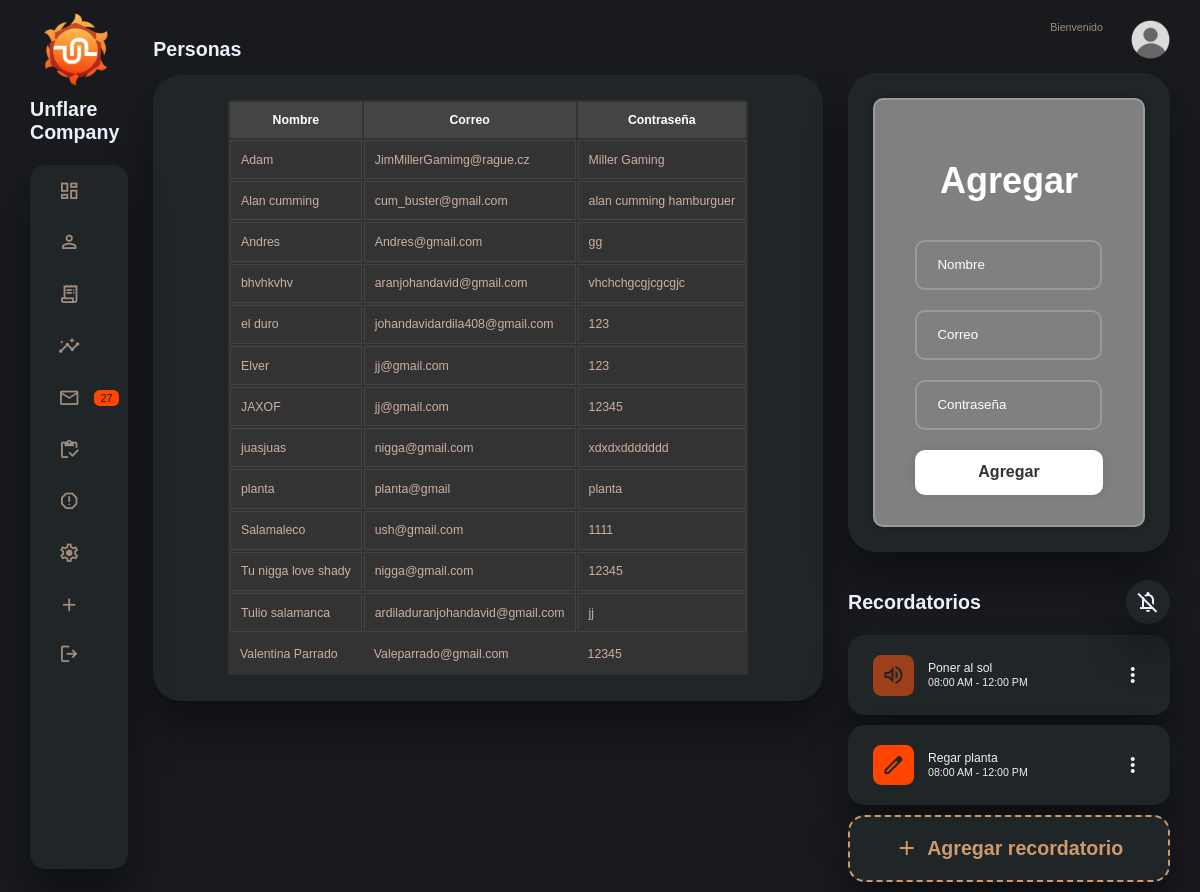
Page /2.php on the committed database.
### tables this page shows
CREATE TABLE `personal2` (
  `id` int(11) NOT NULL,
  `name` varchar(50) NOT NULL,
  `usuario` varchar(50) NOT NULL,
  `password` varchar(50) NOT NULL,
  `date` timestamp NOT NULL DEFAULT current_timestamp()
);

### 2.php (the view, shortened to what this page needs)
<?php
  include("db.php");
 $servidor  = "localhost";
 $usuario = "root";
 $clave = "";
 $basededatos = "unflare";
 $enlace = mysqli_connect($servidor, $usuario, $clave, $basededatos);
 ?>
  <!DOCTYPE html>
 <html lang="en">
 <head>
     <link rel="stylesheet" href="dashboard/styles-dashboard.css">
 </head>
 <body class="dark-mode-variables">
     <div class="container">
         <aside>
             <div class="toggle-dashboard">
                 <div class="logo-dashboard">
                      <img src="img/Unlare-logo.ico">
                      <h2 class="tilt-neon">Unflare Company</h2>
                 </div>
             </div>
              <div class="sidebar">
                 <a href="home.php#">
                     <span class="material-symbols-outlined">
                         </span>
                 </a>
                 <a href="1.php">
                     <span class="material-symbols-outlined">
                         </span>
                 </a>
                 <a href="2.php">
                     <span class="material-symbols-outlined">
                         </span>
                 </a>
                 <a href="3.php">
                     <span class="material-symbols-outlined">
                         </span>
                 </a>
                 <a href="4.php">
                     <span class="material-symbols-outlined">
                         </span>
                         <span class="message-count"> 27</span>
                 </a>
                 <a href="5.php">
                     <span class="material-symbols-outlined">
                         </span>
                 </a>
                 <a href="#">
                     <span class="material-symbols-outlined">
                         </span>
                 </a>
                 <a href="#">
                     <span class="material-symbols-outlined">
                         </span>
                 </a>
                 <a href="index2.php">
                     <span class="material-symbols-outlined">
                         </span>
                 </a>
                 <a href="index.php">
                     <span class="material-symbols-outlined">
                         </span>
                 </a>
              </div>
         </aside>
         <main>
 <div class="new-users">
     <h2>Personas</h2>
     <div class="user-list">
         <div style="max-height: 650px; overflow-y: auto;">
             <table class="dark-mode" style="gap:10px; width: 100%;">
                 <thead>
                     <tr>
                         <th>Nombre</th>
                         <th>Correo</th>
                         <th>Contraseña</th>
                     </tr>
                 </thead>
                 <tbody>
                     <?php
                         $query = "SELECT * FROM personal2";
                         $resultado = mysqli_query($enlace, $query);
                         while ($row = $resultado->fetch_assoc()) {
                           ?>
                             <tr>
                                 <td><?php echo $row['name'];?></td>
                                 <td><?php echo $row['usuario'];?></td>
                                 <td><?php echo $row['password'];?></td>
                             </tr>
                             <?php
                         }
                    ?>
                 </tbody>
             </table>
         </div>
     </div>
 </div>
         </main>
         <div class="right-section">
             <div class="nav">
                 <div class="profile">
                     <div class="info">
                         <small class="text-muted">Bienvenido</small>
                     </div>
                     <div class="profile-photo">
                         <img src="img/Dashboard/profile-1.png">
                     </div>
                 </div>
             </div>
             <div class="user-profile">
             <div class="wrapper">
         <form class="form2" name="Nature-future" action="save_task.php" method="post">
             <h1>Agregar</h1>
             <div class="input-box">
                 <input type="text" name="name" id="name" placeholder="Nombre" required>
             </div>
             <div class="input-box">
                 <input type="email" name="email" id="Email" placeholder="Correo" required>
             </div>
             <div class="input-box">
                 <input type="password" name="password" id="password" placeholder="Contraseña" required>
             </div>
             <button type="submit" name="save_task" value="enviar" class="btn">Agregar</button>
         </form>
     </div>
 </div>
 <div class="reminders">
                 <div class="header">
                     <h2>Recordatorios</h2>
                     <span class="material-symbols-outlined">
                           </span>
                 </div>
                 <div class="notification">
                     <div class="icon">
                     <span class="material-symbols-outlined">
                            </span>
                     </div>
                     <div class="content">
                         <div class="info">
                             <h3>Poner al sol</h3>
                             <small class="text_muted">
                                 08:00 AM - 12:00 PM
                             </small>
                         </div>
                         <span class="material-symbols-outlined">
                              </span>
                     </div>
                 </div>
                 <div class="notification deactive">
                     <div class="icon">
                     <span class="material-symbols-outlined">
                                   </span>
                     </div>
                     <div class="content">
                         <div class="info">
                             <h3>Regar planta</h3>
                             <small class="text_muted">
                                 08:00 AM - 12:00 PM
                             </small>
                         </div>
                         <span class="material-symbols-outlined">
                              </span>
                     </div>
                 </div>
                 <div class="notification add-reminder">
                     <div>
                     <span class="material-symbols-outlined">
                           </span>
                         <h2>Agregar recordatorio</h2>
                     </div>
                 </div>
             </div>
         </div>
     </div>
 </body>
 </html>

### 2.php (style rules this page uses)
.wrapper { width: 420px; background: grey; border: 2px solid rgba(255, 255, 255, .2); backdrop-filter: blur(20px); box-shadow: 0 0 10px rgba(0, 0, 0, .2); color: #fff; border-radius: 10px; padding: 30px 40px; }
.wrapper h1 { width: 100%; height: 50px; font-size: 36px; text-align: center; margin: 30px 0; }
.wrapper .input-box { width: calc(100% - 0.5px); height: 50px; background: transparent; margin-bottom: 20px; position: relative; border-radius: 10px; }
.input-box input { width: calc(100% - 0.5px); height: 100%; background: transparent; border: none; outline: none; border: 2px solid rgba(255, 255, 255, .2); border-radius: 10px; padding-left: 20px; padding-right: 50px; }
.input-box input::placeholder { color: #fff; }
.input-box { position: relative; }
.wrapper .btn { width: 100%; height: 45px; background: #fff; border: none; outline: none; border-radius: 10px; box-shadow: 0 0 10px rgba(0, 0, 0, .1); cursor: pointer; font-size: 16px; color: #333; font-weight: 600; }

### rows in the picture
personal2: name "Adam", usuario "JimMillerGamimg@rague.cz", password "Miller Gaming"
personal2: name "Alan cumming", usuario "cum_buster@gmail.com", password "alan cumming hamburguer"
personal2: name "Andres", usuario "Andres@gmail.com", password "gg"
personal2: name "bhvhkvhv", usuario "aranjohandavid@gmail.com", password "vhchchgcgjcgcgjc"
personal2: name "el duro", usuario "johandavidardila408@gmail.com", password "123"
personal2: name "Elver", usuario "jj@gmail.com", password "123"
personal2: name "JAXOF", usuario "jj@gmail.com", password "12345"
personal2: name "juasjuas", usuario "nigga@gmail.com", password "xdxdxddddddd"
personal2: name "planta", usuario "planta@gmail", password "planta"
personal2: name "Salamaleco", usuario "ush@gmail.com", password "1111"
personal2: name "Tu nigga love shady", usuario "nigga@gmail.com", password "12345"
personal2: name "Tulio salamanca", usuario "ardiladuranjohandavid@gmail.com", password "jj"
personal2: name "Valentina Parrado", usuario "Valeparrado@gmail.com", password "12345"
